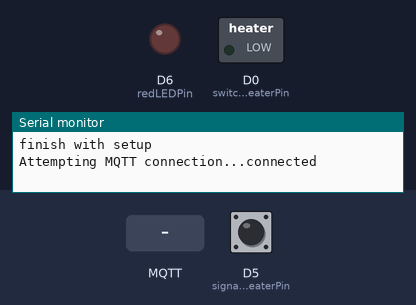
A program run on a simulated ESP8266 (Wemos D1 mini). Shown: switched loads named in the program (green lamp = pin HIGH), output pins drawn as LEDs (lit = HIGH), the last lines printed to the serial monitor. The inputs (shaded band) are chosen by the test bench; at power-on: D5 (signalWaterHeaterPin) HIGH. WiFi joins after 1.5 s; servers stay silent unless stated; no MQTT or app messages arrive unless stated.

Above: at 3.7 s.
3.8 s: MQTT message "1" arrives on the first subscribed topic
At 4.1 s:
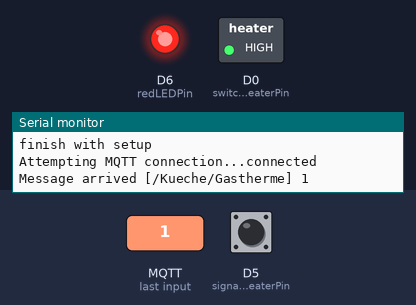
8.4 s: MQTT message "0" arrives on the first subscribed topic
At 8.8 s:
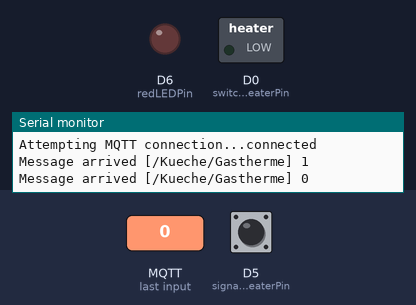
Timing chart, 0 to 10.9 s (numbered marks = the images above; inputs shaded):
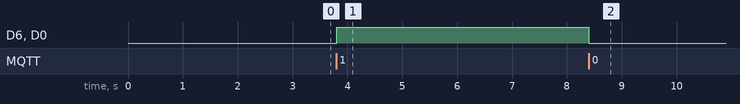

Measured:
- after the input at 3.8 s, D6 (redLEDPin), D0 (switchWaterHeaterPin): LOW → HIGH at once
- after the input at 8.4 s, D6 (redLEDPin), D0 (switchWaterHeaterPin): HIGH → LOW at once

The program:

main.cpp
```cpp
#include <Arduino.h>

#include <Adafruit_Sensor.h>
#include <DHT.h>

#define DHTPIN D7         // Pin which is connected to the DHT sensor.
#define DHTTYPE DHT22
DHT dht(DHTPIN, DHTTYPE);

const int time = 60; //time in sec for update dht value over mqtt
unsigned long lastTime = 0;

#include <ESP8266WiFi.h>

#include <WiFiClient.h>
const char* ssid = "YourSSID";
const char* password = "YourWLANPassword";
WiFiClient net;

#include <PubSubClient.h>
const char* mqtt_server = "192.168.1.3";
PubSubClient mqtt(net);

#define switchWaterHeaterPin D0
#define redLEDPin D6

#define signalWaterHeaterPin D5
int signalWaterHeater = 0;

#define SerialOn

void connect();
void callback(char* topic, byte* payload, unsigned int length);
void reconnect();

void setup() {
  #ifdef SerialOn
    Serial.begin(115200);
    delay(1000);
    Serial.println();
    Serial.println();
    Serial.println("init dht sensor");
  #endif

  dht.begin();

  #ifdef SerialOn
    Serial.println();
    Serial.print("Connecting to ");
    Serial.println(ssid);
  #endif

  WiFi.mode(WIFI_AP_STA);
  WiFi.begin(ssid, password);
  connect();

  pinMode(switchWaterHeaterPin,OUTPUT);
  pinMode(redLEDPin,OUTPUT);
  digitalWrite(switchWaterHeaterPin, LOW);
  digitalWrite(redLEDPin, LOW);

  pinMode(signalWaterHeaterPin,INPUT_PULLUP);
  signalWaterHeater = digitalRead(signalWaterHeaterPin);
  #ifdef SerialOn
    Serial.println();
    Serial.print("finish with setup");
    Serial.println();
  #endif
}

void loop() {
    if (!mqtt.connected()) {
      reconnect();
    }
  mqtt.loop();
  char signal[10];

  if (signalWaterHeater != digitalRead(signalWaterHeaterPin)){ //check for update in WaterHeater State
    signalWaterHeater = digitalRead(signalWaterHeaterPin);
    snprintf(signal, 10, "%d",signalWaterHeater);
    mqtt.publish("/Kueche/waterHeater", signal);
    #ifdef SerialOn
      Serial.println();
      Serial.print("signalWaterHeater: ");
      Serial.print(signal);
      Serial.println();
    #endif
  }

  if (millis() - lastTime > time*1000){
      snprintf(signal, 10, "%d",dht.readTemperature());
      mqtt.publish("/Kueche/temp", signal);
      snprintf(signal, 10, "%d",dht.readHumidity());
      mqtt.publish("/Kueche/humidity", signal);
    lastTime = millis();
  }
}

void connect() {

  // WiFi
  while (WiFi.waitForConnectResult() != WL_CONNECTED) {
    WiFi.begin(ssid, password);
    #ifdef SerialOn
      Serial.println("WiFi connection failed. Retry.");
      Serial.println(WiFi.localIP());
    #endif
  }
  #ifdef SerialOn
    Serial.print("Wifi connection successful - IP-Address: ");
    Serial.println(WiFi.localIP());
  #endif

  // MQTT
  mqtt.setServer(mqtt_server, 1883);
  mqtt.setCallback(callback);
}

void callback(char* topic, byte* payload, unsigned int length) {
  #ifdef SerialOn
    Serial.print("Message arrived [");
    Serial.print(topic);
    Serial.print("] ");

    for (int i = 0; i < length; i++) {
      Serial.print((char)payload[i]);
    }
    Serial.println();
  #endif
  if ((char)payload[0] == '1'){
    digitalWrite(switchWaterHeaterPin, HIGH);
    digitalWrite(redLEDPin, HIGH);
  }
  if ((char)payload[0] == '0') {
    digitalWrite(switchWaterHeaterPin, LOW);
    digitalWrite(redLEDPin, LOW);
  }
}

void reconnect() {
  while (!mqtt.connected()) {
    #ifdef SerialOn
      Serial.print("Attempting MQTT connection...");
      if (mqtt.connect("ESPonGasTherme")) {
        Serial.println("connected");
        mqtt.subscribe("/Kueche/Gastherme");
    #endif
      } else {
      #ifdef SerialOn
        Serial.print("failed, rc=");
        Serial.print(mqtt.state());
        Serial.println(" try again in 5 seconds");
    #endif
    delay(5000);
    }
  }
}
```
